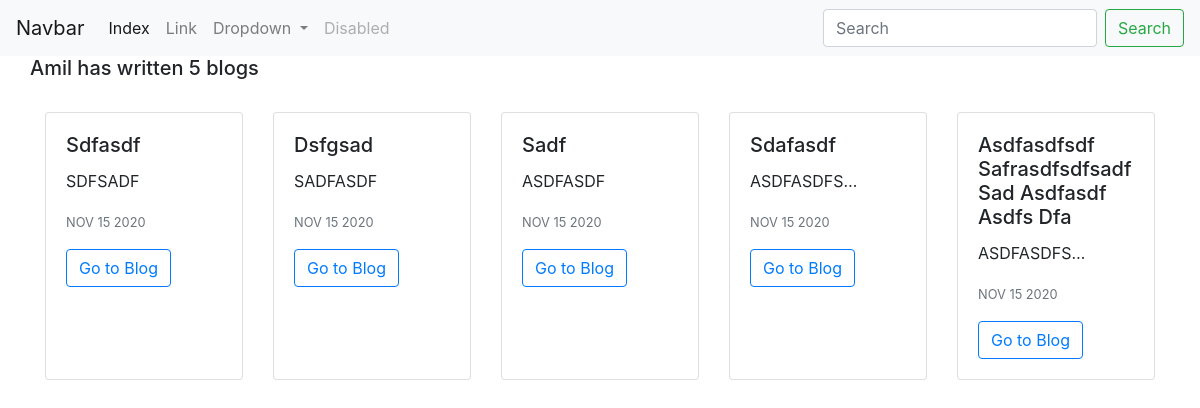
Screenshot of /blog/ with the database file from the repository.
### blog/models.py (models this page shows, shortened)
class Blog(models.Model):
    title = models.CharField(max_length=50, verbose_name="Blog bashliq")
    description = models.TextField(verbose_name="Blog haqqinda")
    date = models.DateField(verbose_name="Yaradilma tarixi")

### blog/views.py (the view)
# urls.py: path('', views.all_blogs, name='all_blogs'),
def all_blogs(request):
    blogs = Blog.objects.order_by('-date')[:5]
    return render(request, 'all_blogs.html', {'blogs': blogs})

### blog/templates/all_blogs.html
{% extends 'base.html' %} {%  load static %}
{%  block content %}
            <div class="row ">
                <div class="text-center" >
                    <h5>Amil has written {{ blogs.count }} blog{{ blogs.count|pluralize }}</h5>
                </div>
            </div>
            <div class="card-deck my-4">
                {% for blog in blogs %}
                    <div class="card">
                        <div class="card-body">
                            <h5 class="card-title">{{ blog.title|title }}</h5>
                            <p class="card-text">{{ blog.description|upper|striptags|truncatechars:10 }}</p>
                            <p class="card-text"><small class="text-muted">{{ blog.date|date:'M d Y'|upper }}</small></p>
                            <a href="{% url 'blog:detail' blog.id %}" class="btn btn-outline-primary">Go to Blog</a>
                        </div>
                    </div>
                {% endfor %}
        </div>
{% endblock %}

### rows the page displays
Blog: title "Sdfasdf", description "SDFSADF", date "NOV 15 2020"
Blog: title "Dsfgsad", description "SADFASDF", date "NOV 15 2020"
Blog: title "Sadf", description "ASDFASDF", date "NOV 15 2020"
Blog: title "Sdafasdf", description "ASDFASDFS…", date "NOV 15 2020"
Blog: title "Asdfasdfsdf Safrasdfsdfsadf Sad Asdfasdf Asdfs Dfa", description "ASDFASDFS…", date "NOV 15 2020"

### other values shown
{{ blogs.count }} "5"
